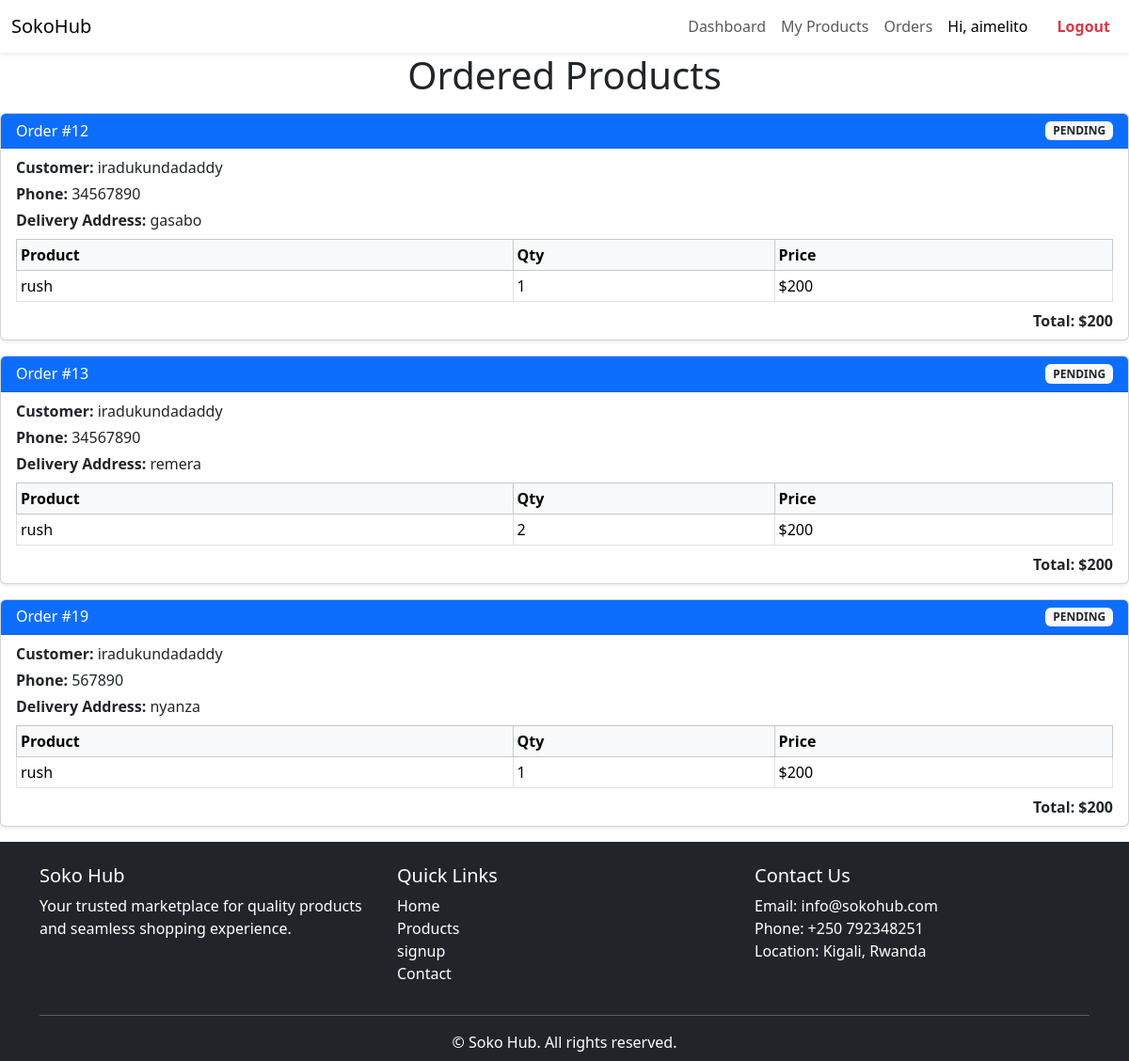
The app's page /vendor/orders/ (signed in), older data.
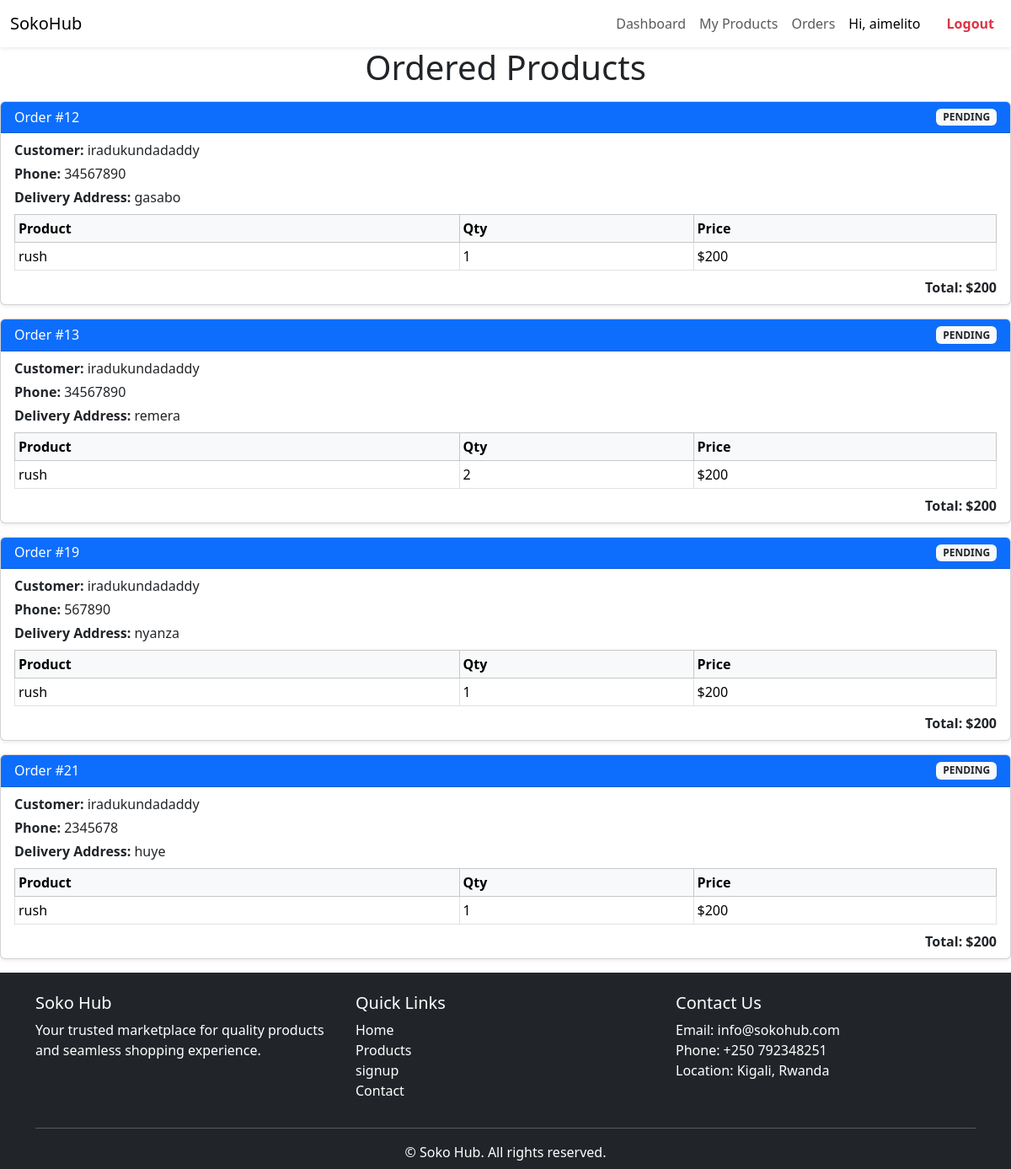
The same page, newer data.
### orders/models.py (models this page shows, shortened)
class Order(models.Model):
    STATUS_CHOICE = [
        ("PENDING","Pending"),
        ("PAID","Paid"),
        ("ACTIVE","Active")
    ]
    customer = models.ForeignKey('accounts.CustomUser',on_delete = models.CASCADE)
    phone = models.CharField( max_length=50)
    delivery_address = models.CharField(max_length=255)
    created_at  = models.DateTimeField(auto_now_add=True)
    status= models.CharField(max_length=255,choices = STATUS_CHOICE)
    total = models.IntegerField()

class OrderItem(models.Model):
    order = models.ForeignKey('Order', on_delete = models.CASCADE)
    product = models.ForeignKey(product, on_delete=models.CASCADE)
    quantity = models.IntegerField()
    price = models.IntegerField()

### accounts/models.py (models this page shows)
class CustomUser(AbstractUser):
    USER_CHOICE_CUSTOMER= 'C',
    USER_CHOICE_VENDOR= 'V',
    USER_CHOICE = [
        ('V','Vendor'),
        ('C','Customer'),
    ]
    phone = models.CharField(max_length=15, blank=True, null=True)
    location = models.CharField(max_length=255)
    user_type= models.CharField(max_length = 150,choices= USER_CHOICE, default= USER_CHOICE_CUSTOMER)

### products/models.py (models this page shows, shortened)
class product(models.Model):
    STATUS_CHOICES = (
        ('available', 'Available'),
        ('unavailable', 'Unvailable'),
    )
    vendor = models.ForeignKey('accounts.CustomUser',on_delete = models.CASCADE)
    name = models.CharField(max_length=255)
    description = models.TextField()
    price = models.DecimalField(max_digits=20,decimal_places=4)
    stock = models.IntegerField()
    image = models.ImageField(upload_to='media/products/')
    created_at = models.DateTimeField(auto_now_add=True)
    status = models.CharField(max_length=20, choices=STATUS_CHOICES, default='available')

### orders/views.py (the view)
# urls.py: path('orders/', vendorOrder, name='vendor_orders'),
def vendor_orders(request):
    vendor = request.user  # assuming vendor is logged in
    order_items = OrderItem.objects.filter(product__vendor=vendor)
    orders = Order.objects.filter(orderitem__in=order_items).distinct()
    orders_with_totals = []
    for order in orders:
        total = 0
        vendor_items = []
        for item in order.orderitem_set.all():
            if item.product.vendor == vendor:
                total += item.price
                vendor_items.append(item)
        orders_with_totals.append({
            "order": order,
            "items": vendor_items,
            "total": total
        })
    context = {
        "orders": orders,
        "vendor": vendor,
         "orders_with_totals": orders_with_totals
    }
    return render(request, "orders/vendor_orders.html", context)

### orders/templates/orders/vendor_orders.html
    {% extends 'accounts/base.html' %}
     {% block content %}
        <h1 class="text-center mb-3">Ordered Products</h1>
        {% if orders_with_totals %}
            {% for data in orders_with_totals %}
                <div class="card mb-3 shadow-sm">
                    <div class="card-header d-flex justify-content-between align-items-center bg-primary text-white py-2">
                        <h6 class="mb-0">Order #{{ data.order.id }}</h6>
                        <span class="badge bg-light text-dark">{{ data.order.status }}</span>
                    </div>
                    <div class="card-body py-2">
                        <p class="mb-1"><strong>Customer:</strong> {{ data.order.customer.username }}</p>
                        <p class="mb-1"><strong>Phone:</strong> {{ data.order.phone }}</p>
                        <p class="mb-2"><strong>Delivery Address:</strong> {{ data.order.delivery_address }}</p>
                        <div class="table-responsive">
                            <table class="table table-sm table-bordered mb-2">
                                <thead class="table-light">
                                    <tr>
                                        <th>Product</th>
                                        <th>Qty</th>
                                        <th>Price</th>
                                    </tr>
                                </thead>
                                <tbody>
                                    {% for item in data.items %}
                                        <tr>
                                            <td>{{ item.product.name }}</td>
                                            <td>{{ item.quantity }}</td>
                                            <td>${{ item.price }}</td>
                                        </tr>
                                    {% endfor %}
                                </tbody>
                            </table>
                        </div>
                        <p class="text-end mb-0"><strong>Total: ${{ data.total }}</strong></p>
                    </div>
                </div>
            {% endfor %}
        {% else %}
            <div class="alert alert-info text-center py-2" role="alert">
                You have no orders for your products yet.
            </div>
        {% endif %}
{% endblock %}

Row changes from the older to the newer data that the page shows:
added Order: order.id "21", order.status "PENDING", order.customer.username "iradukundadaddy", order.phone "2345678", order.delivery_address "huye", total "200"
added OrderItem: product.name "rush", quantity "1", price "200", shown under "21"
